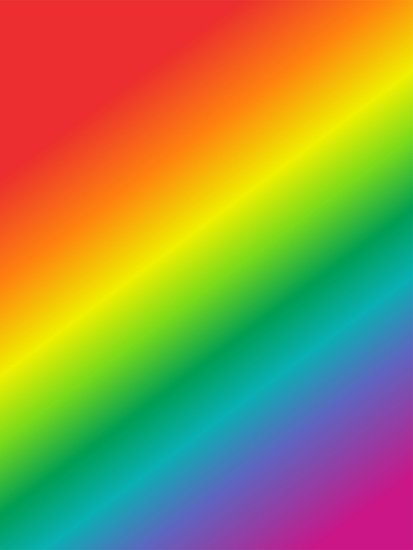
#> input picture Images/rainbow.jpg, 413 x 550 px, found by its file name
$ python thresholding.py
#> lines starting #> are read from the running program, lines starting #| are printed output that depends on the picture; after the words box and inside, x2 and y2 are one past the last pixel; in counts of white or black regions, pixels touching at a corner belong together
#colored img --> binary img
# 0-->BLACK  1-->WHITE

import cv2
import matplotlib.pyplot as plt
import subprocess

img = cv2.imread("/home/user/Documents/projects/image-processing-w-python/Images/rainbow.jpg",0) #,0 makes it grey scale img!
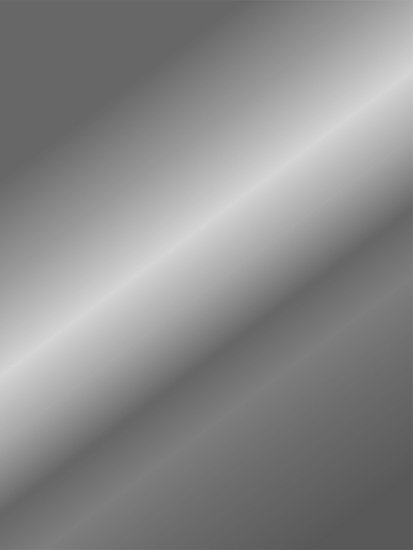
#> img: shape (550, 413); min 87, max 214, mean 137.4


plt.imshow(img, cmap='grey')
plt.savefig('/home/user/Documents/projects/image-processing-w-python/Images/task.jpeg')
subprocess.run(['xdg-open', '/home/user/Documents/projects/image-processing-w-python/Images/task.jpeg'])
#> (this line was passed over: subprocess is not available in this run)

#thresholding --> any values below t turn to 0 , any values above it turn to MAX

#threshold(img , t , maxval, type of t)

#255/2 == 127.5

ret , thresh1 = cv2.threshold(img,127,255,cv2.THRESH_BINARY) #_INV
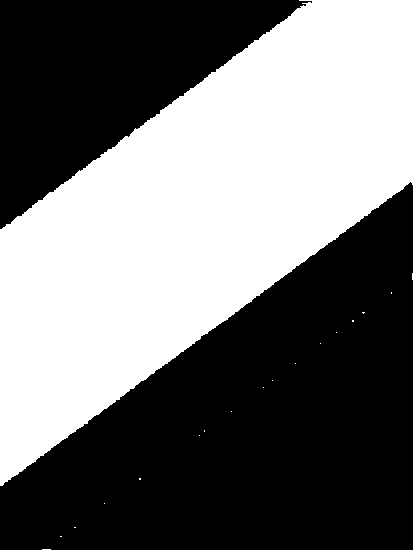
#> thresh1: shape (550, 413); 45% white; 18 white regions (17 under 20 px), largest, box (x1, y1, x2, y2) and area: (0, 0, 413, 486) 102225

print(ret)

#display BINARY IMG
plt.imshow(thresh1, cmap='grey')
plt.savefig('/home/user/Documents/projects/image-processing-w-python/Images/task1.jpeg')
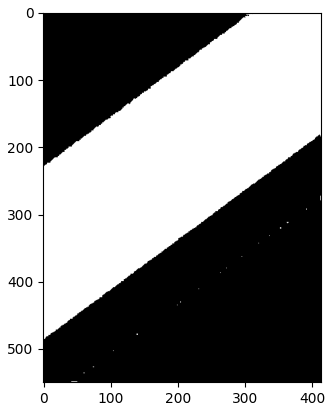
#> figure drawn by matplotlib, 1 panel
subprocess.run(['xdg-open', '/home/user/Documents/projects/image-processing-w-python/Images/task1.jpeg'])
#> (this line was passed over: subprocess is not available in this run)

#threshold truncation
#if src is above t, it's brought down to t
ret , thresh2 = cv2.threshold(img,127,255,cv2.THRESH_TRUNC) #_TOZERO
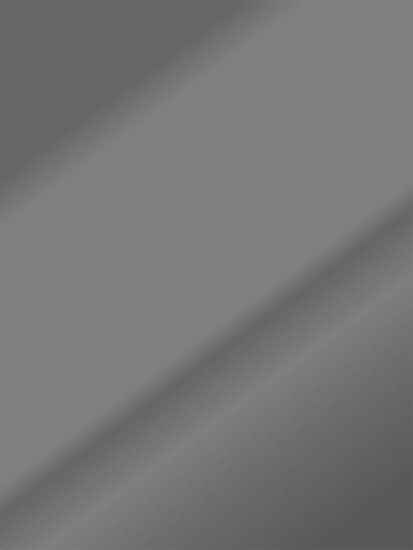
#> thresh2: shape (550, 413); min 87, max 127, mean 117.5
plt.imshow(thresh2, cmap='grey')
plt.savefig('/home/user/Documents/projects/image-processing-w-python/Images/task1.jpeg')
subprocess.run(['xdg-open', '/home/user/Documents/projects/image-processing-w-python/Images/task1.jpeg'])
#> (this line was passed over: subprocess is not available in this run)
